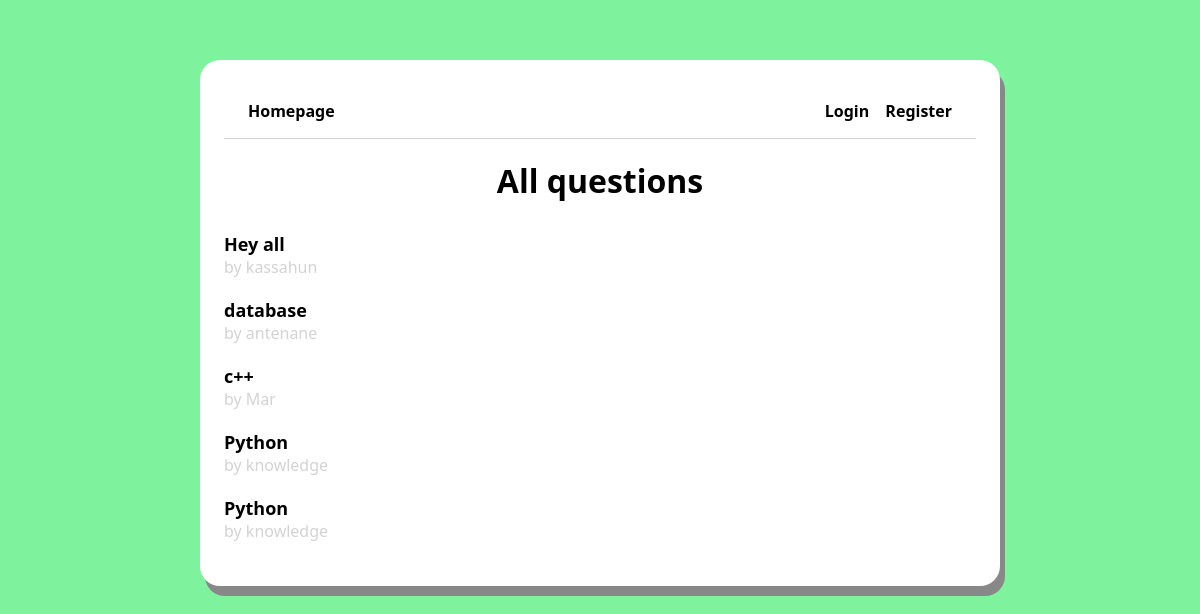
The page /homepage/ on the database as committed earlier.
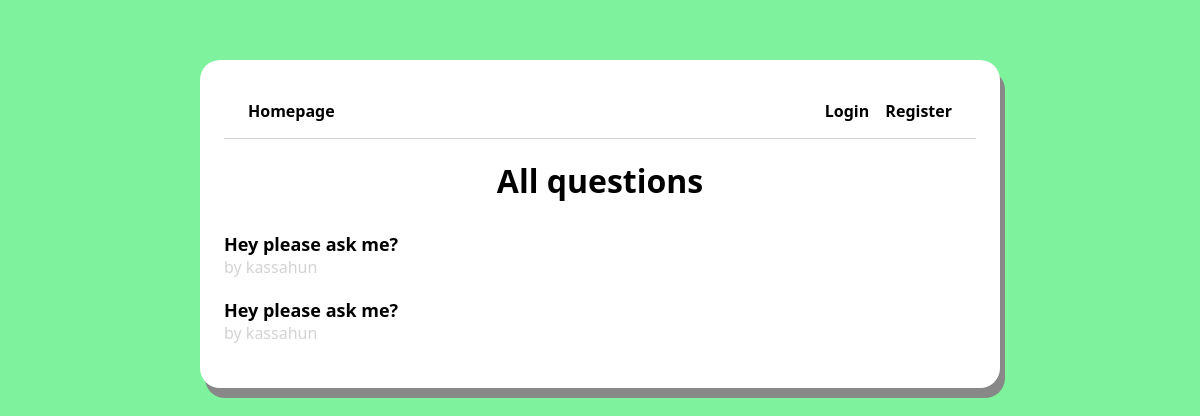
The same page on the database as committed later.
### knowledge_portal/models.py (models this page shows, shortened)
class Question(models.Model):
    author = models.ForeignKey(User, null=False, on_delete=models.CASCADE)
    title = models.CharField(max_length=200, null=False)
    body = models.TextField(null=False)
    created_at = models.DateTimeField(auto_now_add=True)
    updated_at = models.DateTimeField(auto_now=True)

### knowledge_portal/views.py (the view)
# urls.py: path('homepage/', views.homePage, name='homepage'),
def homePage(request):
    questions = Question.objects.all().order_by('-created_at')
    context = {
        'questions': questions
    }
    return render(request, 'knowledge_portal/homepage.html', context)

### knowledge_portal/templates/Knowledge_portal/homepage.html
{% extends 'knowledge_portal/page.html' %}
{% block content %}
<div class="page">
<h1 class="title">All questions</h1>
{% for question in questions %}
<div class="question-list-item">
  <a href="{% url 'question' question.id %}">
    <p class="question-list-item-title">
      {{question.title}}
    </p>
    <p class="question-list-item-author">
      by {{question.author.username}}
    </p>
  </a>
</div>
{% endfor %}
</div>
{% endblock %}

Rows that differ between the two databases and show on the page:
removed Question: title "Hey all", author.username "kassahun"
removed Question: title "database", author.username "antenane"
removed Question: title "c++", author.username "Mar"
removed Question: title "Python", author.username "knowledge"
removed Question: title "Python", author.username "knowledge"
added Question: title "Hey please ask me?", author.username "kassahun"
added Question: title "Hey please ask me?", author.username "kassahun"
